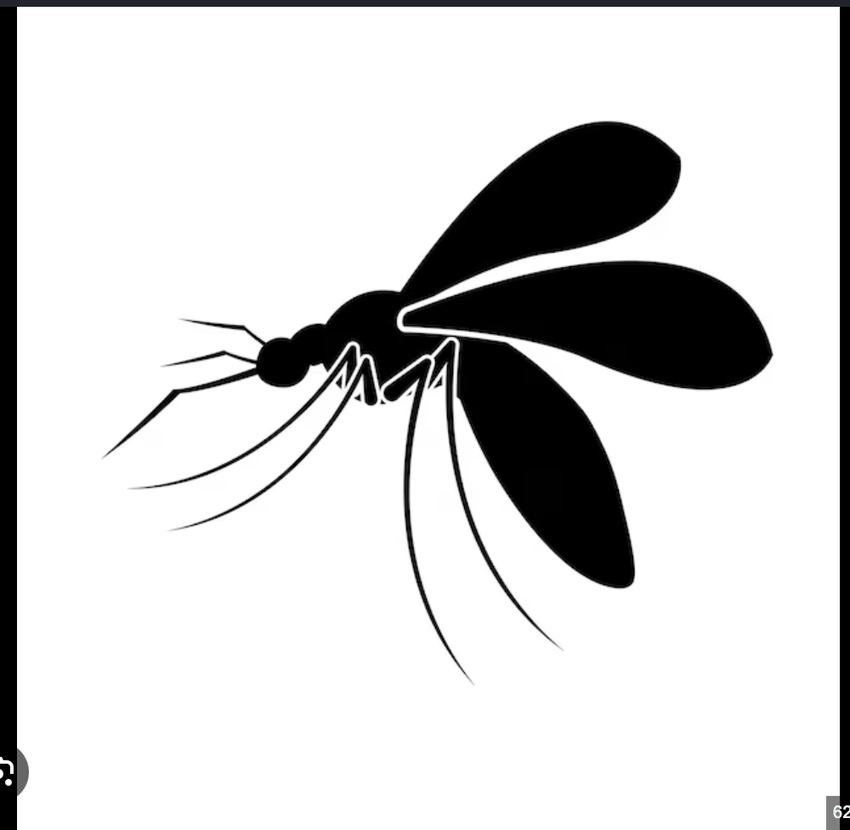
#> input picture pi/mosquito.png, 850 x 830 px, shrunk from 1000 x 976 before the run
$ python make_template.py --image mosquito.png
#> lines starting #> are read from the running program, lines starting #| are printed output that depends on the picture; after the words box and inside, x2 and y2 are one past the last pixel; in counts of white or black regions, pixels touching at a corner belong together
"""Extract a shape template from a reference image and save it as template.npy.

Usage:
  # save the mosquito image to pi/mosquito.png, then:
  python3 make_template.py --image mosquito.png
  python3 make_template.py --image mosquito.png --threshold 100 --preview

The output template.npy is loaded automatically by detect.py.
"""
from __future__ import annotations

import argparse

import cv2
import numpy as np


def main():
    ap = argparse.ArgumentParser()
    ap.add_argument("--image", required=True, help="path to reference image (mosquito silhouette)")
    ap.add_argument("--out", default="template.npy")
    ap.add_argument("--threshold", type=int, default=100,
                    help="pixel < this counts as part of the silhouette (0-255)")
    ap.add_argument("--preview", action="store_true",
                    help="show the extracted contour before saving")
    args = ap.parse_args()

    img = cv2.imread(args.image, cv2.IMREAD_GRAYSCALE)
#> img: shape (830, 850); min 0, max 255, mean 210.9
    if img is None:
        raise SystemExit(f"cannot read {args.image}")

    _, mask = cv2.threshold(img, args.threshold, 255, cv2.THRESH_BINARY_INV)
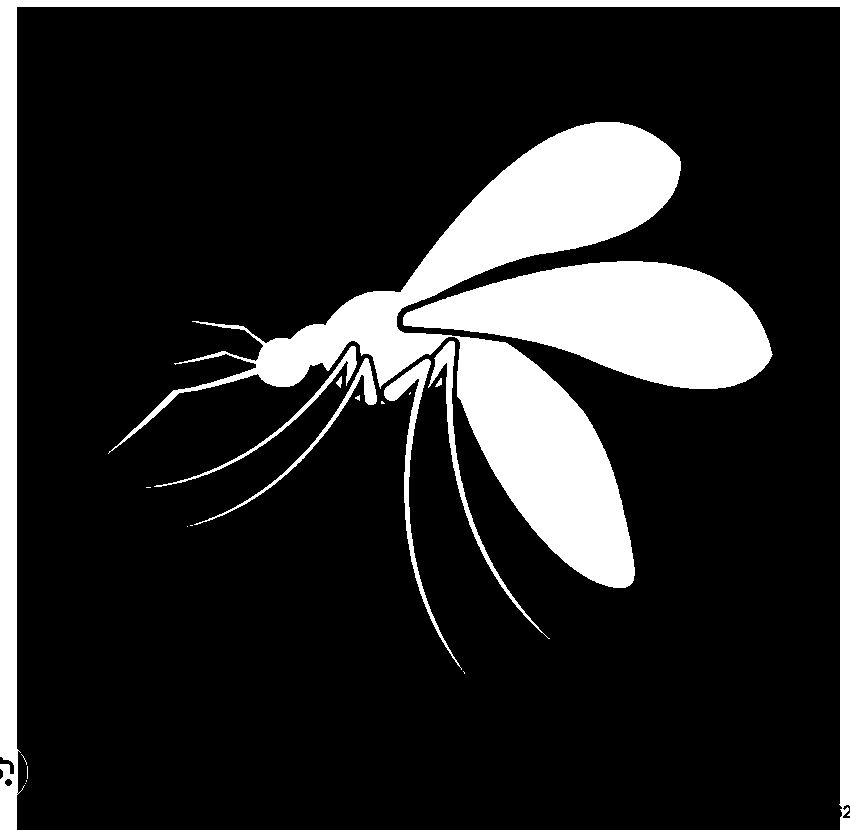
#> mask: shape (830, 850); 17.2% white; 21 white regions (12 under 20 px), largest, box (x1, y1, x2, y2) and area: (108, 122, 681, 588) 58337, (403, 261, 773, 389) 28567, (0, 0, 850, 830) 28004

    # Fill small internal holes so the contour is one clean outline.
    kernel = cv2.getStructuringElement(cv2.MORPH_ELLIPSE, (3, 3))
    mask = cv2.morphologyEx(mask, cv2.MORPH_CLOSE, kernel)
#> mask: shape (830, 850); 17.2% white; 20 white regions (11 under 20 px)

    contours, _ = cv2.findContours(mask, cv2.RETR_EXTERNAL, cv2.CHAIN_APPROX_SIMPLE)
#> contours = 20 contours, 11 with area under 20; largest, box (x1, y1, x2, y2) and area: (108, 122, 681, 588) 57196, (403, 261, 773, 389) 28178, (0, 0, 850, 830) 25529, (384, 359, 462, 670) 1829, (428, 341, 550, 639) 1540
    if not contours:
        raise SystemExit(f"no dark contours found in {args.image} — try --threshold higher")
    biggest = max(contours, key=cv2.contourArea)
#> biggest = contour of 1067 points, box (x1, y1, x2, y2) (108, 122, 681, 588), area 57196

    # Compute the same shape stats detect.py will use, so you can tune from here.
    a = float(cv2.contourArea(biggest))
#> a = 57196
    hull = cv2.convexHull(biggest)
#> hull = contour of 27 points, box (x1, y1, x2, y2) (108, 122, 681, 588), area 160710
    hull_a = max(1.0, float(cv2.contourArea(hull)))
#> hull_a = 160709.5
    solidity = a / hull_a
#> solidity = 0.356
    x, y, w, h = cv2.boundingRect(biggest)
#> x = 108; y = 122; w = 573; h = 466
    extent = a / max(1.0, float(w * h))
#> extent = 0.214
    (_, _), (bw, bh), _ = cv2.minAreaRect(biggest)
#> bw = 451.7; bh = 540
    aspect = max(bw, bh) / max(1.0, min(bw, bh))
#> aspect = 1.2

    print(f"[template] points   : {len(biggest)}")
#| [template] points   : 1067
    print(f"[template] area     : {int(a)} px")
#| [template] area     : 57196 px
    print(f"[template] aspect   : {aspect:.2f}")
#| [template] aspect   : 1.20
    print(f"[template] solidity : {solidity:.2f}   (mosquito ~0.4-0.6, phone/rect ~1.0)")
#| [template] solidity : 0.36   (mosquito ~0.4-0.6, phone/rect ~1.0)
    print(f"[template] extent   : {extent:.2f}   (mosquito ~0.4-0.5, phone/rect ~1.0)")
#| [template] extent   : 0.21   (mosquito ~0.4-0.5, phone/rect ~1.0)

    np.save(args.out, biggest, allow_pickle=False)
    print(f"[template] wrote {args.out}")

    if args.preview:
        disp = cv2.cvtColor(img, cv2.COLOR_GRAY2BGR)
        cv2.drawContours(disp, [biggest], -1, (0, 255, 0), 2)
        cv2.drawContours(disp, [hull],    -1, (0, 128, 255), 1)
        cv2.rectangle(disp, (x, y), (x + w, y + h), (255, 0, 0), 1)
        cv2.imshow("template (green=contour, orange=hull, blue=bbox)", disp)
        print("press any key to close")
        cv2.waitKey(0)
        cv2.destroyAllWindows()


if __name__ == "__main__":
    main()
